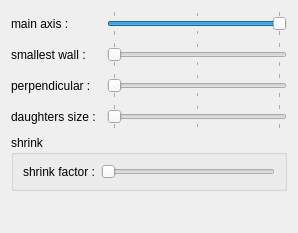
<?xml version="1.0" encoding="UTF-8"?>
<ui version="4.0">
 <class>Form</class>
 <widget class="QWidget" name="Form">
  <property name="geometry">
   <rect>
    <x>0</x>
    <y>0</y>
    <width>298</width>
    <height>233</height>
   </rect>
  </property>
  <property name="windowTitle">
   <string>Form</string>
  </property>
  <layout class="QVBoxLayout" name="verticalLayout">
   <item>
    <layout class="QGridLayout" name="gridLayout">
     <item row="0" column="0">
      <widget class="QLabel" name="mainAxisLabel">
       <property name="sizePolicy">
        <sizepolicy hsizetype="Fixed" vsizetype="Preferred">
         <horstretch>0</horstretch>
         <verstretch>0</verstretch>
        </sizepolicy>
       </property>
       <property name="minimumSize">
        <size>
         <width>90</width>
         <height>0</height>
        </size>
       </property>
       <property name="text">
        <string>main axis :</string>
       </property>
      </widget>
     </item>
     <item row="0" column="1">
      <widget class="QSlider" name="mainAxisSlider">
       <property name="maximum">
        <number>100</number>
       </property>
       <property name="value">
        <number>100</number>
       </property>
       <property name="orientation">
        <enum>Qt::Horizontal</enum>
       </property>
       <property name="tickPosition">
        <enum>QSlider::TicksBothSides</enum>
       </property>
       <property name="tickInterval">
        <number>50</number>
       </property>
      </widget>
     </item>
     <item row="1" column="0">
      <widget class="QLabel" name="smallWallLabel">
       <property name="sizePolicy">
        <sizepolicy hsizetype="Fixed" vsizetype="Preferred">
         <horstretch>0</horstretch>
         <verstretch>0</verstretch>
        </sizepolicy>
       </property>
       <property name="minimumSize">
        <size>
         <width>90</width>
         <height>0</height>
        </size>
       </property>
       <property name="text">
        <string>smallest wall :</string>
       </property>
      </widget>
     </item>
     <item row="1" column="1">
      <widget class="QSlider" name="smallWallSlider">
       <property name="maximum">
        <number>100</number>
       </property>
       <property name="orientation">
        <enum>Qt::Horizontal</enum>
       </property>
       <property name="tickPosition">
        <enum>QSlider::TicksBothSides</enum>
       </property>
       <property name="tickInterval">
        <number>50</number>
       </property>
      </widget>
     </item>
     <item row="2" column="0">
      <widget class="QLabel" name="perpendicularLabel">
       <property name="sizePolicy">
        <sizepolicy hsizetype="Fixed" vsizetype="Preferred">
         <horstretch>0</horstretch>
         <verstretch>0</verstretch>
        </sizepolicy>
       </property>
       <property name="minimumSize">
        <size>
         <width>90</width>
         <height>0</height>
        </size>
       </property>
       <property name="text">
        <string>perpendicular :</string>
       </property>
      </widget>
     </item>
     <item row="2" column="1">
      <widget class="QSlider" name="perpendicularSlider">
       <property name="maximum">
        <number>100</number>
       </property>
       <property name="orientation">
        <enum>Qt::Horizontal</enum>
       </property>
       <property name="tickPosition">
        <enum>QSlider::TicksBothSides</enum>
       </property>
       <property name="tickInterval">
        <number>50</number>
       </property>
      </widget>
     </item>
     <item row="3" column="0">
      <widget class="QLabel" name="daughtersSizeLabel">
       <property name="sizePolicy">
        <sizepolicy hsizetype="Fixed" vsizetype="Preferred">
         <horstretch>0</horstretch>
         <verstretch>0</verstretch>
        </sizepolicy>
       </property>
       <property name="minimumSize">
        <size>
         <width>90</width>
         <height>0</height>
        </size>
       </property>
       <property name="text">
        <string>daughters size :</string>
       </property>
      </widget>
     </item>
     <item row="3" column="1">
      <widget class="QSlider" name="daughtersSizeSlider">
       <property name="maximum">
        <number>100</number>
       </property>
       <property name="orientation">
        <enum>Qt::Horizontal</enum>
       </property>
       <property name="tickPosition">
        <enum>QSlider::TicksBothSides</enum>
       </property>
       <property name="tickInterval">
        <number>50</number>
       </property>
      </widget>
     </item>
    </layout>
   </item>
   <item>
    <widget class="QGroupBox" name="shrinkBox">
     <property name="title">
      <string>shrink</string>
     </property>
     <layout class="QHBoxLayout">
      <item>
       <widget class="QLabel" name="shrinkLabel">
        <property name="text">
         <string>shrink factor :</string>
        </property>
       </widget>
      </item>
      <item>
       <widget class="QSlider" name="shrinkSlider">
        <property name="maximum">
         <number>100</number>
        </property>
        <property name="orientation">
         <enum>Qt::Horizontal</enum>
        </property>
       </widget>
      </item>
     </layout>
    </widget>
   </item>
   <item>
    <spacer name="verticalSpacer">
     <property name="orientation">
      <enum>Qt::Vertical</enum>
     </property>
     <property name="sizeHint" stdset="0">
      <size>
       <width>20</width>
       <height>40</height>
      </size>
     </property>
    </spacer>
   </item>
  </layout>
 </widget>
 <resources/>
 <connections/>
</ui>
